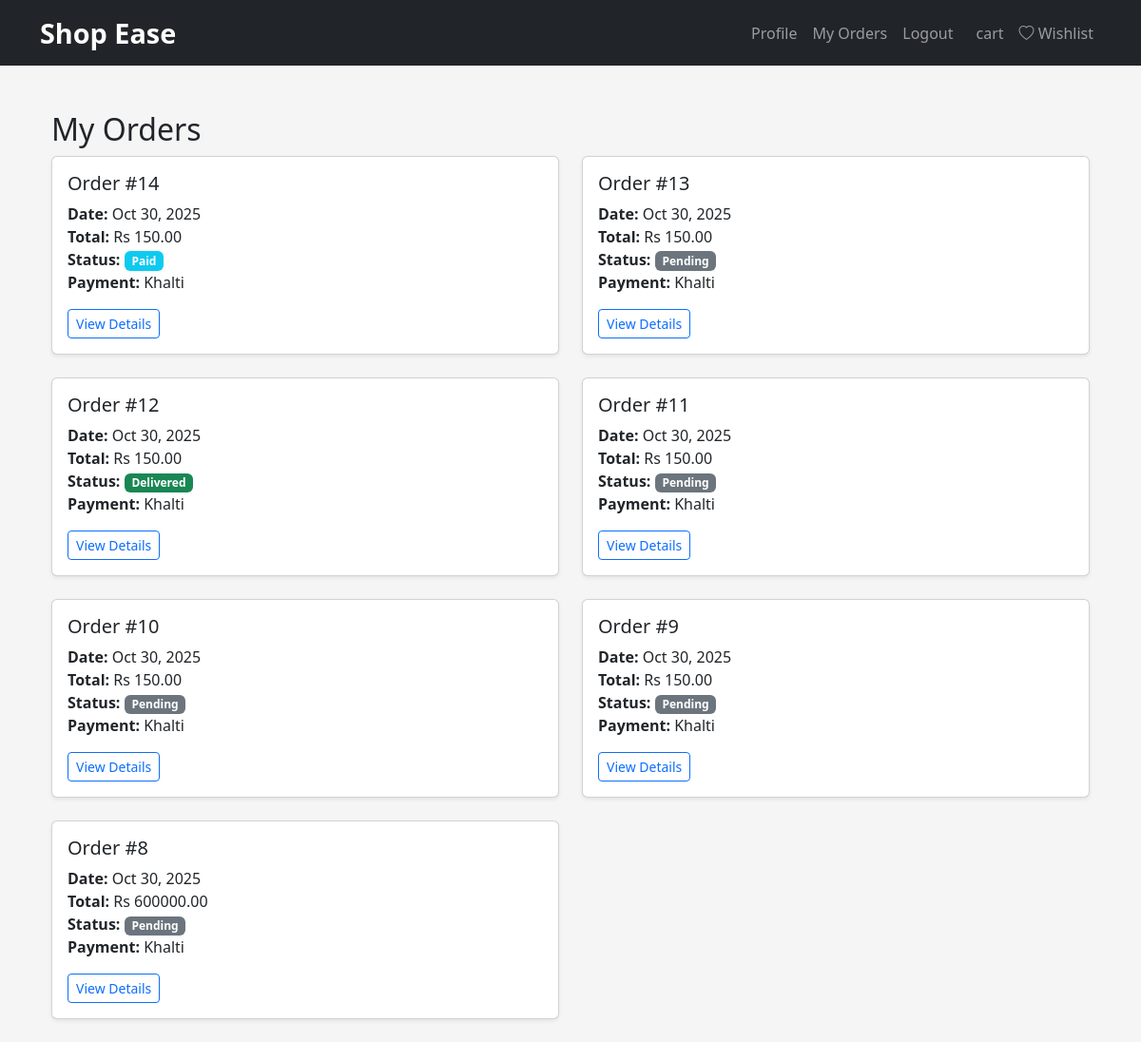
/orders/history/ (signed in), run on an earlier commit of the app's database.
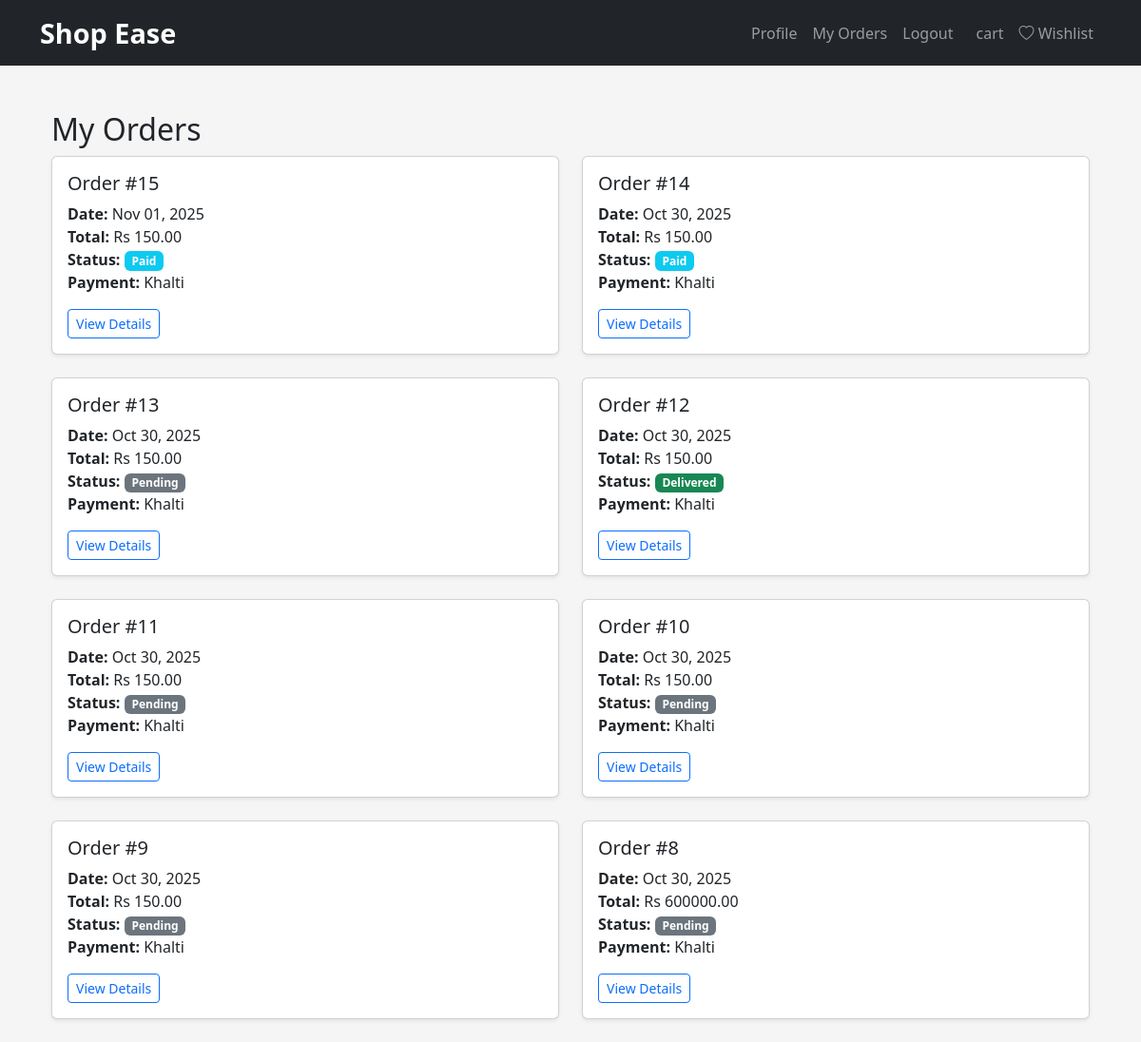
And on a later commit of the database.
### orders/models.py (models this page shows, shortened)
class Order(models.Model):
    PAYMENT_METHOD_CHOICES = [
        ('KHALTI', 'Khalti'),
        ('COD', 'Cash on Delivery'),
    ]
    STATUS_CHOICES = [
        ('PENDING', 'Pending'),
        ('PAID', 'Paid'),
        ('SHIPPED', 'Shipped'),
        ('DELIVERED', 'Delivered'),
        ('CANCELLED', 'Cancelled'),
    ]
    user = models.ForeignKey(User, on_delete=models.CASCADE)
    payment_method = models.CharField(max_length=10, choices=PAYMENT_METHOD_CHOICES, default='KHALTI')
    total_amount = models.DecimalField(max_digits=10, decimal_places=2)
    status = models.CharField(max_length=20, choices=STATUS_CHOICES, default='PENDING')
    khalti_pidx = models.CharField(max_length=100, blank=True, null=True)
    created_at = models.DateTimeField(auto_now_add=True)
    updated_at = models.DateTimeField(auto_now=True)

### orders/views.py (the view)
# urls.py: path('history/', views.order_history, name='history'),
@login_required
def order_history(request):
    orders = Order.objects.filter(user=request.user).order_by('-created_at')
    return render(request, 'orders/history.html', {'orders': orders})

### cart/context_processors.py (called while the page is built)
def cart(request):
    return {'cart': Cart(request)}

### products/context_processors.py (called while the page is built)
def wishlist_count(request):
    if request.user.is_authenticated:
        count = Wishlist.objects.filter(user=request.user).count()
    else:
        count = 0
    return {'wishlist_count': count}

### templates/orders/history.html
{% extends "base.html" %}
{% block content %}
<div class="container mt-5">
    <h2>My Orders</h2>
    {% if orders %}
    <div class="row">
        {% for order in orders %}
        <div class="col-md-6 mb-4">
            <div class="card h-100 shadow-sm">
                <div class="card-body">
                    <h5 class="card-title">Order #{{ order.id }}</h5>
                    <p class="card-text">
                        <strong>Date:</strong> {{ order.created_at|date:"M d, Y" }}<br>
                        <strong>Total:</strong> Rs {{ order.total_amount }}<br>
                        <strong>Status:</strong>
                        <span class="badge
                            {% if order.status == 'DELIVERED' %}bg-success
                            {% elif order.status == 'SHIPPED' %}bg-warning
                            {% elif order.status == 'PAID' %}bg-info
                            {% else %}bg-secondary{% endif %}">
                            {{ order.get_status_display }}
                        </span><br>
                        <strong>Payment:</strong> {{ order.get_payment_method_display }}
                    </p>
                    <a href="{% url 'orders:order_detail' order.id %}" class="btn btn-sm btn-outline-primary">View Details</a>
                </div>
            </div>
        </div>
        {% endfor %}
    </div>
    {% else %}
    <p class="text-muted">No orders yet. <a href="{% url 'products:home' %}">Start Shopping</a></p>
    {% endif %}
</div>
{% endblock %}

What changed in the data, as far as the page shows it:
added Order: id "15", created_at "Nov 01, 2025", total_amount "150.00", status "Paid", payment_method "Khalti"
